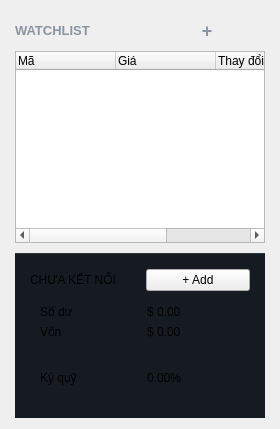
      <widget class="QFrame" name="sidebar">
       <property name="minimumSize"><size><width>260</width><height>0</height></size></property>
       <property name="maximumSize"><size><width>280</width><height>16777215</height></size></property>
       <layout class="QVBoxLayout">
        <property name="spacing"><number>10</number></property>
        <property name="leftMargin"><number>15</number></property>
        <property name="rightMargin"><number>15</number></property>
        <property name="topMargin"><number>20</number></property>
        <item><layout class="QHBoxLayout">
             <item>
              <widget class="QLabel" name="watchlistTitle">
               <property name="text"><string>WATCHLIST</string></property>
               <property name="styleSheet"><string>color: #8B949E; font-weight: bold; font-size: 13px;</string></property>
              </widget>
             </item>
             <item><spacer><property name="orientation"><enum>Qt::Horizontal</enum></property></spacer></item>
             <item>
              <widget class="QPushButton" name="btnOpenSearch">
               <property name="text"><string>+</string></property>
               <property name="cursor"><cursorShape>PointingHandCursor</cursorShape></property>
               <property name="styleSheet"><string>QPushButton { background: transparent; color: #8B949E; font-weight: bold; font-size: 18px; border: none; padding: 0px 5px; } QPushButton:hover { color: #E5E7EB; }</string></property>
              </widget>
             </item>
            </layout></item>
        <item>
         
           </item>
           <item>
            <widget class="QTreeWidget" name="treeWatchlist">
             <column><property name="text"><string>Mã</string></property></column>
             <column><property name="text"><string>Giá</string></property></column>
             <column><property name="text"><string>Thay đổi</string></property></column>
             <column><property name="text"><string>%Thay đổi</string></property></column>
            </widget>
        </item>

        <item>
         <widget class="QFrame" name="frameSidebarAccount">
          <property name="styleSheet"><string>QFrame#frameSidebarAccount { background-color: #161B22; border-top: 1px solid #30363D; border-bottom: none; border-left: none; border-right: none; }</string></property>
          <property name="minimumSize"><size><width>0</width><height>165</height></size></property>
          <property name="maximumSize"><size><width>16777215</width><height>165</height></size></property>
          <layout class="QVBoxLayout">
           <property name="spacing"><number>5</number></property>
           <property name="leftMargin"><number>15</number></property>
           <property name="topMargin"><number>15</number></property>
           <property name="rightMargin"><number>15</number></property>
           <property name="bottomMargin"><number>15</number></property>
           <item>
            <layout class="QHBoxLayout">
             <item>
              <widget class="QLabel" name="labelStatus">
               <property name="text"><string>CHƯA KẾT NỐI</string></property>
              </widget>
             </item>
             <item><spacer><property name="orientation"><enum>Qt::Horizontal</enum></property></spacer></item>
             <item>
              <widget class="QPushButton" name="btnOpenLogin">
               <property name="text"><string>+ Add</string></property>
               <property name="cursor"><cursorShape>PointingHandCursor</cursorShape></property>
               
              </widget>
             </item>
            </layout>
           </item>
           
           
           
            <item>
             <widget class="QFrame" name="frameBalanceCard">
              <layout class="QVBoxLayout">
               <property name="leftMargin"><number>10</number></property>
               <property name="topMargin"><number>8</number></property>
               <property name="rightMargin"><number>10</number></property>
               <property name="bottomMargin"><number>8</number></property>
               <property name="spacing"><number>6</number></property>
               <item>
                <layout class="QHBoxLayout">
                 <item><widget class="QLabel"><property name="text"><string>Số dư</string></property></widget></item>
                 <item><spacer><property name="orientation"><enum>Qt::Horizontal</enum></property></spacer></item>
                 <item><widget class="QLabel" name="valBalance"><property name="text"><string>$ 0.00</string></property></widget></item>
                </layout>
               </item>
               <item>
                <layout class="QHBoxLayout">
                 <item><widget class="QLabel"><property name="text"><string>Vốn</string></property></widget></item>
                 <item><spacer><property name="orientation"><enum>Qt::Horizontal</enum></property></spacer></item>
                 <item><widget class="QLabel" name="valEquity"><property name="text"><string>$ 0.00</string></property></widget></item>
                </layout>
               </item>
              </layout>
             </widget>
            </item>

            <item>
             <widget class="QFrame" name="frameMarginCard">
              <layout class="QHBoxLayout">
               <property name="leftMargin"><number>10</number></property>
               <property name="topMargin"><number>8</number></property>
               <property name="rightMargin"><number>10</number></property>
               <property name="bottomMargin"><number>8</number></property>
               <item><widget class="QLabel"><property name="text"><string>Ký quỹ</string></property></widget></item>
               <item><spacer><property name="orientation"><enum>Qt::Horizontal</enum></property></spacer></item>
               <item><widget class="QLabel" name="valMarginLevel"><property name="text"><string>0.00%</string></property></widget></item>
              </layout>
             </widget>
            </item>


          </layout>
         </widget>
        </item>
       </layout>
      </widget>
